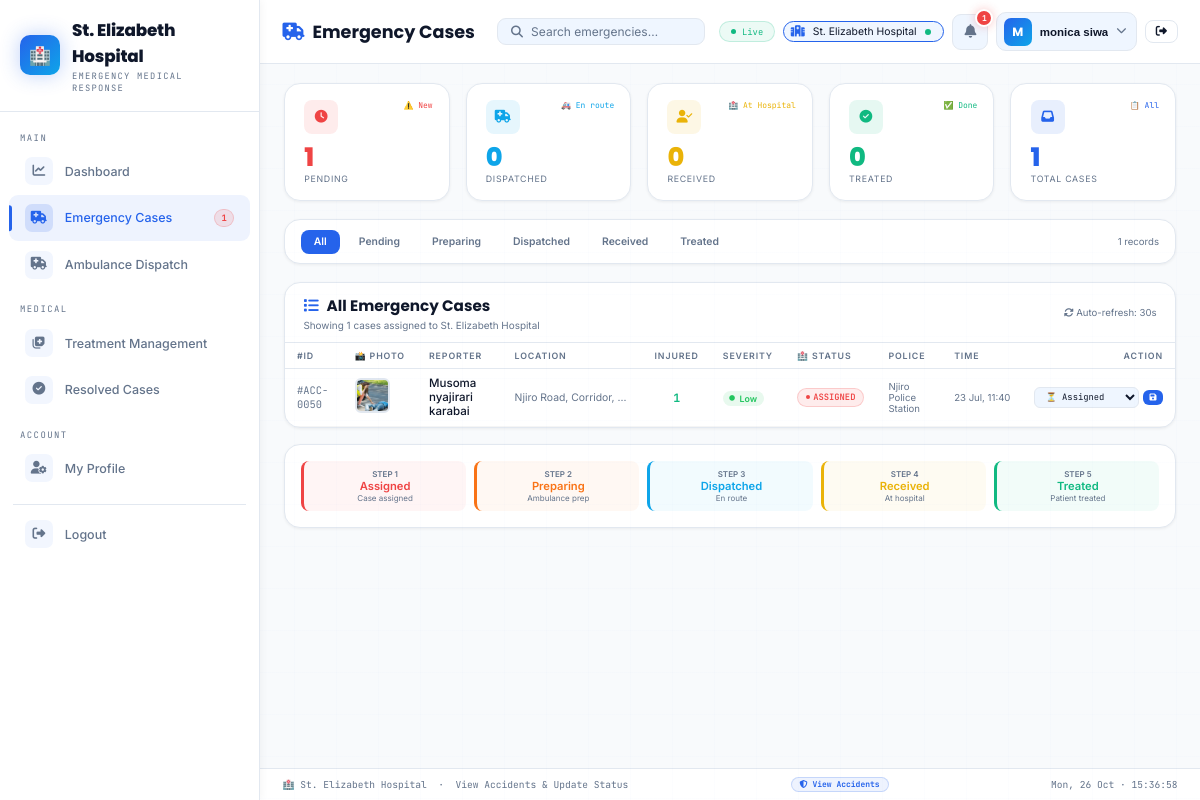
The page /hospital/emergencies.php (signed in) on the database its author committed.
### tables this page shows
CREATE TABLE `users` (
  `id` int(11) NOT NULL,
  `full_name` varchar(100) DEFAULT NULL,
  `phone` varchar(20) DEFAULT NULL,
  `email` varchar(100) DEFAULT NULL,
  `password` varchar(255) DEFAULT NULL,
  `role` enum('admin','police','hospital','citizen') DEFAULT 'citizen',
  `police_station_id` int(11) DEFAULT NULL,
  `hospital_station_id` int(11) DEFAULT NULL,
  `approval_status` enum('pending','approved','rejected') DEFAULT 'pending',
  `created_at` timestamp NOT NULL DEFAULT current_timestamp()
);

CREATE TABLE `hospital_stations` (
  `id` int(11) NOT NULL,
  `name` varchar(100) NOT NULL,
  `location` varchar(200) DEFAULT NULL,
  `phone` varchar(20) DEFAULT NULL,
  `email` varchar(100) DEFAULT NULL,
  `region` varchar(100) DEFAULT NULL,
  `latitude` decimal(10,8) DEFAULT NULL,
  `longitude` decimal(11,8) DEFAULT NULL,
  `is_active` tinyint(1) DEFAULT 1,
  `created_at` timestamp NOT NULL DEFAULT current_timestamp(),
  `updated_at` timestamp NOT NULL DEFAULT current_timestamp() ON UPDATE current_timestamp()
);

CREATE TABLE `accidents` (
  `id` int(11) NOT NULL,
  `reporter_name` varchar(100) NOT NULL,
  `reporter_phone` varchar(20) NOT NULL,
  `reporter_email` varchar(100) DEFAULT NULL,
  `accident_type` varchar(100) NOT NULL,
  `injuries` int(11) DEFAULT 0,
  `hazards` text DEFAULT NULL,
  `description` text DEFAULT NULL,
  `photo_path` varchar(255) DEFAULT NULL,
  `images` text DEFAULT NULL,
  `latitude` decimal(10,8) NOT NULL,
  `longitude` decimal(11,8) NOT NULL,
  `location_description` text DEFAULT NULL,
  `old_status` enum('pending','assigned','dispatched','resolved','false_alarm') DEFAULT 'pending',
  `police_status` enum('pending','assigned','dispatched','arrived','resolved','false_alarm') DEFAULT 'pending',
  `hospital_status` enum('pending','assigned','preparing','ambulance_dispatched','patient_received','treated','closed') DEFAULT 'pending',
  `assigned_police_id` int(11) DEFAULT NULL,
  `assigned_hospital_id` int(11) DEFAULT NULL,
  `created_at` timestamp NOT NULL DEFAULT current_timestamp()
);

CREATE TABLE `police_stations` (
  `id` int(11) NOT NULL,
  `name` varchar(100) NOT NULL,
  `location` varchar(200) DEFAULT NULL,
  `phone` varchar(20) DEFAULT NULL,
  `email` varchar(100) DEFAULT NULL,
  `region` varchar(100) DEFAULT NULL,
  `latitude` decimal(10,8) DEFAULT NULL,
  `longitude` decimal(11,8) DEFAULT NULL,
  `is_active` tinyint(1) DEFAULT 1,
  `created_at` timestamp NOT NULL DEFAULT current_timestamp(),
  `updated_at` timestamp NOT NULL DEFAULT current_timestamp() ON UPDATE current_timestamp()
);

### hospital/emergencies.php (the view, shortened to what the rows shown need)
<?php
include __DIR__ . '/../connection.php';
function getAccidentImage($row) {
    if (!empty($row['images'])) {
        $images = json_decode($row['images'], true);
        if (is_array($images) && count($images) > 0) {
            return ltrim($images[0], '/');
        }
    }
    return null;
}
$hospital_id = $_SESSION['user_id'];
$user_query = $conn->query("
    SELECT u.*, hs.id as station_id, hs.name as station_name, hs.location, hs.phone as station_phone
    FROM users u
    LEFT JOIN hospital_stations hs ON u.hospital_station_id = hs.id
    WHERE u.id = $hospital_id
");
$user = $user_query->fetch_assoc();
$hospital_station = $user['station_name'] ?? 'Hospital Station';
$hospital_station_id = $user['station_id'] ?? null;
$page = $_GET['page'] ?? 1;
$limit = 15;
$offset = ($page - 1) * $limit;
$where_conditions = ["assigned_hospital_id = $hospital_station_id"];
$where_sql = "WHERE " . implode(" AND ", $where_conditions);
$total_query = "SELECT COUNT(*) as total FROM accidents $where_sql";
$total_result = $conn->query($total_query);
$total_records = $total_result->fetch_assoc()['total'];
$query = "SELECT
            a.*,
            ps.name as police_station_name,
            a.hospital_status as status
          FROM accidents a
          LEFT JOIN police_stations ps ON a.assigned_police_id = ps.id
          $where_sql
          ORDER BY a.created_at DESC
          LIMIT $limit OFFSET $offset";
$emergencies = $conn->query($query);
?>
<!DOCTYPE html>
<html lang="en">
<head>
<link rel="stylesheet" href="https://cdnjs.cloudflare.com/ajax/libs/font-awesome/6.5.0/css/all.min.css"/>
</head>
<body>
<div class="shell">
<aside class="sidebar">
  <a href="dashboard.php" class="sb-brand">
    <div>
      <div class="sb-title"><?= htmlspecialchars($hospital_station) ?></div>
      <div class="sb-sub">Emergency Medical Response</div>
    </div>
  </a>
</aside>
<div class="main">
  <div class="topbar">
    <div class="tb-acts">
      <div class="station-badge">
        <i class="fas fa-hospital"></i>
        <span class="station-name"><?= htmlspecialchars($hospital_station) ?></span>
        <span class="status-dot"></span>
      </div>
    </div>
  </div>
  <div class="content">
    <div class="panel">
      <div class="ph">
        <div>
          <div class="ph-t"><i class="fas fa-list"></i>All Emergency Cases</div>
          <div class="ph-s">Showing <?= $total_records ?> cases assigned to <?= htmlspecialchars($hospital_station) ?></div>
        </div>
      </div>
      <div class="tbl-wrap">
        <table>
          <thead>
            <tr>
              <th>#ID</th>
              <th>📸 Photo</th>
              <th>Reporter</th>
              <th>Location</th>
              <th>Injured</th>
              <th>Severity</th>
              <th>🏥 Status</th>
              <th>Police</th>
              <th>Time</th>
              <th style="text-align:right">Action</th>
            </tr>
          </thead>
          <tbody id="tableBody">
          <?php if($emergencies && $emergencies->num_rows > 0):
            while($r = $emergencies->fetch_assoc()):
              $img_path = getAccidentImage($r);
              $has_img = $img_path && file_exists('../' . $img_path);
              $severity_class = $r['injuries'] >= 4 ? 'critical' : ($r['injuries'] >= 3 ? 'high' : ($r['injuries'] >= 2 ? 'moderate' : 'low'));
              $hospital_status = $r['hospital_status'] ?? $r['status'] ?? 'assigned';
          ?>
            <tr>
              <td class="td-id">#ACC-<?= str_pad($r['id'],4,'0',STR_PAD_LEFT) ?></td>
              <td>
                <?php if($has_img): ?>
                  <img src="../<?= htmlspecialchars($img_path) ?>"
                       alt="Scene"
                       class="thumbnail-img"
                       onclick="viewEmergency(<?= $r['id'] ?>)"
                       onerror="this.style.display='none';this.parentElement.innerHTML='<span class=\'image-placeholder\'><i class=\'fas fa-image\'></i></span>'">
                <?php else: ?>
                  <span class="image-placeholder"><i class="fas fa-image"></i></span>
                <?php endif; ?>
              </td>
              <td style="font-weight:500"><?= htmlspecialchars($r['reporter_name']?:'Anonymous') ?></td>
              <td class="td-loc" title="<?= htmlspecialchars($r['location_description']??'') ?>">
                <?= htmlspecialchars(substr($r['location_description']??'Unknown',0,25)) ?>
              </td>
              <td class="td-inj" style="color:<?= $r['injuries'] >= 4 ? 'var(--critical)' : ($r['injuries'] >= 3 ? 'var(--high)' : ($r['injuries'] >= 2 ? 'var(--moderate)' : 'var(--success)')) ?>">
                <?= intval($r['injuries']) ?>
              </td>
              <td>
                <span class="severity-badge <?= $severity_class ?>">
                  <i class="fas fa-circle" style="font-size:.35rem"></i>
                  <?= ucfirst($severity_class) ?>
                </span>
              </td>
              <td>
                <span class="badge <?= $hospital_status ?>">
                  <span class="badge-dot"></span>
                  <?= str_replace('_', ' ', ucfirst($hospital_status ?? 'unknown')) ?>
                </span>
              </td>
              <td style="font-size:.6rem;color:var(--text-muted)"><?= htmlspecialchars($r['police_station_name'] ?? 'N/A') ?></td>
              <td class="td-time"><?= date('d M, H:i',strtotime($r['created_at'])) ?></td>
              <td style="text-align:right;white-space:nowrap">
                <form method="POST" class="status-update-form">
                  <select name="status">
                    <option value="assigned" <?= $hospital_status == 'assigned' ? 'selected' : '' ?>>⏳ Assigned</option>
                  </select>
                  <button type="submit" name="update_status">
                    <i class="fas fa-save"></i>
                  </button>
                </form>
              </td>
            </tr>
          <?php endwhile; endif; ?>
          </tbody>
        </table>
      </div>
    </div>
  </div>
  <div class="footer">
    <span>🏥 <?= htmlspecialchars($hospital_station) ?> &nbsp;·&nbsp; View Accidents & Update Status</span>
    <span class="dual-status-badge"><i class="fas fa-shield-alt"></i> View Accidents</span>
    <span id="clock"></span>
  </div>
</div>
</div>
</body>
</html>

### rows shown on the page
users: hospital_station.name "St. Elizabeth Hospital"
accidents: id "0050", reporter_name "Musoma nyajirari karabai", location_description "Njiro Road, Corridor,…", injuries "1", injuries "Low", hospital_status "ASSIGNED", police_stations.name "Njiro Police Station", created_at "23 Jul, 11:40", status "⏳ Assigned"

### other values the page prints
$pending_count "1"
$admin_init "M"
$admin_name "monica siwa"
$stats['pending_count'] "1"
$stats['dispatched_count'] "0"
$stats['received_count'] "0"
$stats['treated_count'] "0"
$stats['total_count'] "1"
$total_records "1"
